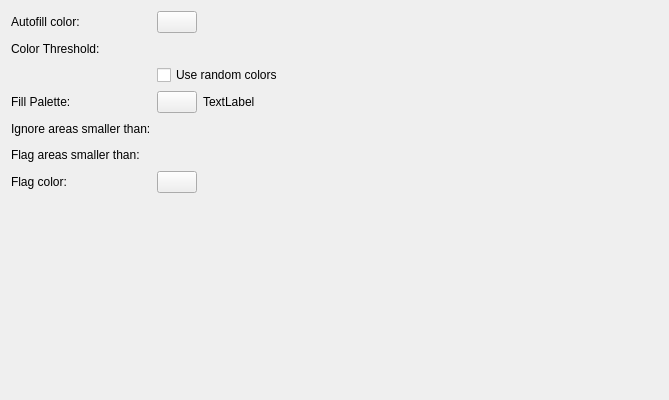
<?xml version="1.0" encoding="UTF-8"?>
<ui version="4.0">
 <class>WdgAutofillOptions</class>
 <widget class="QWidget" name="WdgAutofillOptions">
  <property name="geometry">
   <rect>
    <x>0</x>
    <y>0</y>
    <width>669</width>
    <height>400</height>
   </rect>
  </property>
  <layout class="QFormLayout" name="formLayout">
   <item row="0" column="0">
    <widget class="QLabel" name="label">
     <property name="text">
      <string>Autofill color:</string>
     </property>
    </widget>
   </item>
   <item row="0" column="1">
    <widget class="KColorButton" name="bnAutofillColor">
     <property name="sizePolicy">
      <sizepolicy hsizetype="Fixed" vsizetype="Fixed">
       <horstretch>0</horstretch>
       <verstretch>0</verstretch>
      </sizepolicy>
     </property>
     <property name="minimumSize">
      <size>
       <width>25</width>
       <height>0</height>
      </size>
     </property>
     <property name="toolTip">
      <string>&lt;html&gt;&lt;head/&gt;&lt;body&gt;&lt;p&gt;Background color to replace transparent pixels with.&lt;/p&gt;&lt;/body&gt;&lt;/html&gt;</string>
     </property>
    </widget>
   </item>
   <item row="1" column="0">
    <widget class="QLabel" name="label_2">
     <property name="text">
      <string>Color Threshold:</string>
     </property>
    </widget>
   </item>
   <item row="1" column="1">
    <widget class="KisSliderSpinBox" name="intColorThreshold" native="true">
     <property name="minimumSize">
      <size>
       <width>200</width>
       <height>20</height>
      </size>
     </property>
    </widget>
   </item>
   <item row="3" column="1">
    <widget class="QCheckBox" name="chkUseRandomColors">
     <property name="text">
      <string>Use random colors</string>
     </property>
    </widget>
   </item>
   <item row="4" column="0">
    <widget class="QLabel" name="label_3">
     <property name="text">
      <string>Fill Palette:</string>
     </property>
    </widget>
   </item>
   <item row="4" column="1">
    <layout class="QHBoxLayout" name="horizontalLayout">
     <item>
      <widget class="KisPopupButton" name="bnColorSets">
       <property name="text">
        <string/>
       </property>
      </widget>
     </item>
     <item>
      <widget class="QLabel" name="lblPalette">
       <property name="sizePolicy">
        <sizepolicy hsizetype="Expanding" vsizetype="Preferred">
         <horstretch>0</horstretch>
         <verstretch>0</verstretch>
        </sizepolicy>
       </property>
       <property name="text">
        <string>TextLabel</string>
       </property>
      </widget>
     </item>
    </layout>
   </item>
   <item row="5" column="0">
    <widget class="QLabel" name="label_4">
     <property name="text">
      <string>Ignore areas smaller than:</string>
     </property>
    </widget>
   </item>
   <item row="5" column="1">
    <widget class="KisSliderSpinBox" name="intIgnoreAreas" native="true">
     <property name="minimumSize">
      <size>
       <width>200</width>
       <height>20</height>
      </size>
     </property>
    </widget>
   </item>
   <item row="7" column="0">
    <widget class="QLabel" name="label_5">
     <property name="text">
      <string>Flag areas smaller than:</string>
     </property>
    </widget>
   </item>
   <item row="7" column="1">
    <widget class="KisSliderSpinBox" name="intFlagAreas" native="true">
     <property name="minimumSize">
      <size>
       <width>200</width>
       <height>20</height>
      </size>
     </property>
    </widget>
   </item>
   <item row="9" column="0">
    <widget class="QLabel" name="label_6">
     <property name="text">
      <string>Flag color:</string>
     </property>
    </widget>
   </item>
   <item row="9" column="1">
    <widget class="KColorButton" name="bnFlagColor">
     <property name="sizePolicy">
      <sizepolicy hsizetype="Fixed" vsizetype="Fixed">
       <horstretch>0</horstretch>
       <verstretch>0</verstretch>
      </sizepolicy>
     </property>
     <property name="minimumSize">
      <size>
       <width>25</width>
       <height>0</height>
      </size>
     </property>
     <property name="toolTip">
      <string>&lt;html&gt;&lt;head/&gt;&lt;body&gt;&lt;p&gt;Background color to replace transparent pixels with.&lt;/p&gt;&lt;/body&gt;&lt;/html&gt;</string>
     </property>
    </widget>
   </item>
   <item row="11" column="1">
    <spacer name="verticalSpacer">
     <property name="orientation">
      <enum>Qt::Vertical</enum>
     </property>
     <property name="sizeHint" stdset="0">
      <size>
       <width>20</width>
       <height>22</height>
      </size>
     </property>
    </spacer>
   </item>
  </layout>
 </widget>
 <customwidgets>
  <customwidget>
   <class>KColorButton</class>
   <extends>QPushButton</extends>
   <header>kcolorbutton.h</header>
  </customwidget>
  <customwidget>
   <class>KisSliderSpinBox</class>
   <extends>QWidget</extends>
   <header location="global">kis_slider_spin_box.h</header>
   <container>1</container>
  </customwidget>
  <customwidget>
   <class>KisPopupButton</class>
   <extends>QPushButton</extends>
   <header>kis_popup_button.h</header>
  </customwidget>
 </customwidgets>
 <resources/>
 <connections/>
</ui>
